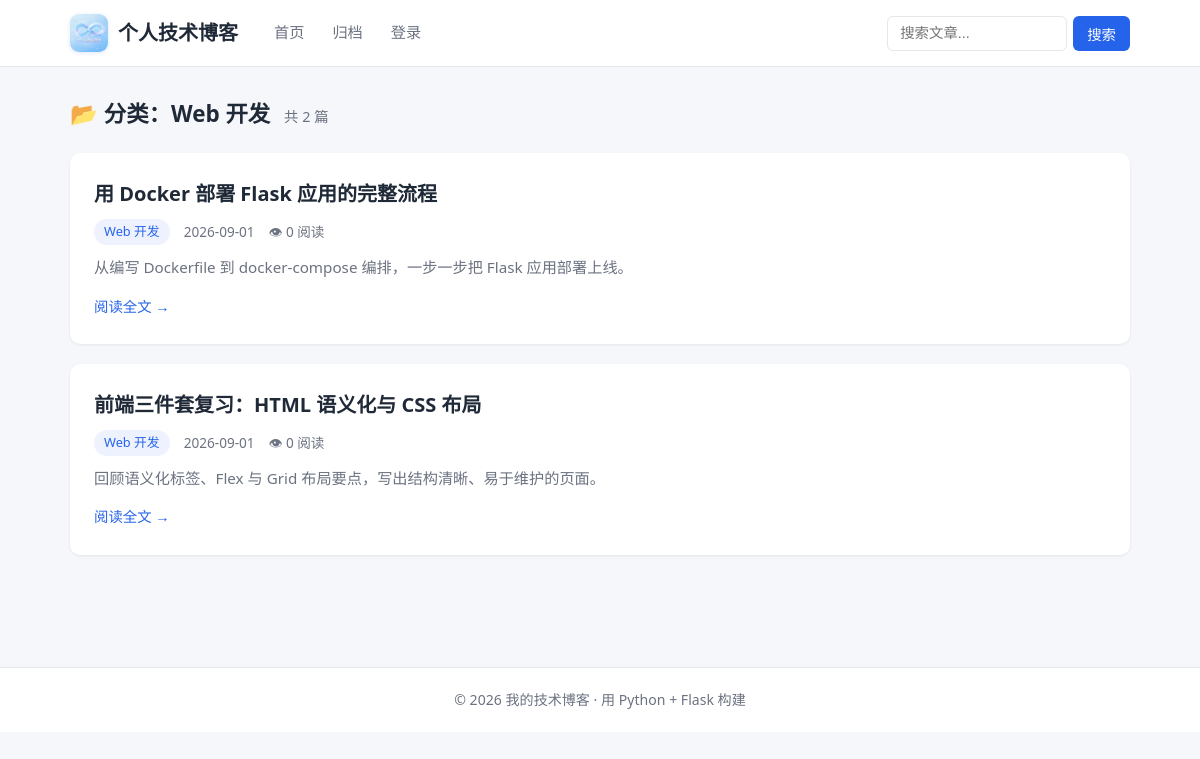
Page /category/2 on the committed database.
### tables this page shows
CREATE TABLE categories (
            id INTEGER PRIMARY KEY AUTOINCREMENT,
            name TEXT NOT NULL UNIQUE
        );

CREATE TABLE articles (
            id INTEGER PRIMARY KEY AUTOINCREMENT,
            title TEXT NOT NULL,
            summary TEXT DEFAULT '',
            content TEXT NOT NULL,
            category_id INTEGER,
            views INTEGER DEFAULT 0,
            created_at TEXT DEFAULT (datetime('now', 'localtime')),
            updated_at TEXT DEFAULT (datetime('now', 'localtime')),
            FOREIGN KEY (category_id) REFERENCES categories(id)
        );

### app.py (the view)
@app.route("/category/<int:category_id>")
def category(category_id):
    cat = query_one("SELECT * FROM categories WHERE id = ?", (category_id,))
    if cat is None:
        abort(404)
    page = request.args.get("page", 1, type=int)
    count_sql = "SELECT COUNT(*) FROM articles WHERE category_id = ?"
    list_sql = """SELECT a.*, c.name AS category_name FROM articles a
        LEFT JOIN categories c ON c.id = a.category_id
        WHERE a.category_id = ?
        ORDER BY a.created_at DESC, a.id DESC"""
    total = get_total_count(count_sql, (category_id,))
    items, page, pages = fetch_paginated_rows(list_sql, (category_id,), page, total)
    return render_template(
        "category.html", category=cat, articles=items, page=page, pages=pages, total=total
    )

### app.py (called while the page is built)
def get_db():
    if "db" not in g:
        g.db = init_db.create_connection(DB_PATH)
    return g.db

def query_all(sql, query_params=()):
    return get_db().execute(sql, query_params).fetchall()

def query_one(sql, query_params=()):
    return get_db().execute(sql, query_params).fetchone()

def get_categories():
    return query_all(
        """SELECT c.*, COUNT(a.id) AS article_count
           FROM categories c
           LEFT JOIN articles a ON a.category_id = c.id
           GROUP BY c.id ORDER BY c.name"""
    )

def get_popular_tags():
    return query_all(
        """SELECT t.*, COUNT(at.article_id) AS article_count
           FROM tags t
           JOIN article_tags at ON at.tag_id = t.id
           GROUP BY t.id ORDER BY article_count DESC, t.name LIMIT 12"""
    )

@app.context_processor
def inject_sidebar_data():
    return {"categories": get_categories(), "popular_tags": get_popular_tags()}

def get_total_count(count_sql, query_params=()):
    return query_one(count_sql, query_params)[0]

def fetch_paginated_rows(base_sql, query_params, page, total, per_page=POSTS_PER_PAGE):
    pages = max(1, (total + per_page - 1) // per_page)
    page = min(max(1, page), pages)
    sql = base_sql + " LIMIT ? OFFSET ?"
    items = query_all(
        sql, tuple(query_params) + (per_page, (page - 1) * per_page)
    )
    return items, page, pages

### init_db.py (called while the page is built)
def create_connection(db_path=None):
    if db_path is None:
        db_path = DB_PATH
    conn = sqlite3.connect(db_path)
    conn.row_factory = sqlite3.Row
    conn.execute("PRAGMA foreign_keys = ON")
    return conn

### templates/category.html (shortened to what this page needs)
{% extends "base.html" %}
{% from "_macros.html" import pagination, article_card %}
{% block content %}
<h1 class="page-title">📂 分类：{{ category.name }} <small>共 {{ total }} 篇</small></h1>
{% for article in articles %}
    {{ article_card(article) }}
{% else %}
    <div class="empty-state">该分类下暂无文章。</div>
{% endfor %}
{% endblock %}

### templates/_macros.html (shortened to what this page needs)
{% macro article_card(article) %}
<article class="article-card">
    <h2 class="card-title">
        <a href="{{ url_for('article_detail', article_id=article.id) }}">{{ article.title }}</a>
    </h2>
    <div class="card-meta">
        {% if article.category_name %}
            <a class="meta-tag category" href="{{ url_for('category', category_id=article.category_id) }}">{{ article.category_name }}</a>
        {% endif %}
        <span>{{ article.created_at[:10] }}</span>
        <span>👁 {{ article.views }} 阅读</span>
    </div>
    <p class="card-summary">{{ article.summary or (article.content[:120] ~ '...') }}</p>
    <a class="read-more" href="{{ url_for('article_detail', article_id=article.id) }}">阅读全文 →</a>
</article>
{% endmacro %}

### static/css/style.css (style rules this page uses)
:root { --primary: #2563eb; --primary-dark: #1d4ed8; --bg: #f5f7fa; --card: #ffffff; --text: #1f2937; --text-light: #6b7280; --border: #e5e7eb; --code-bg: #1e293b; --radius: 10px; --shadow: 0 1px 3px rgba(0, 0, 0, 0.08); }
* { margin: 0; padding: 0; box-sizing: border-box; }
body { font-family: "Segoe UI", "PingFang SC", "Microsoft YaHei", sans-serif; background: var(--bg); color: var(--text); line-height: 1.7; }
a { color: var(--primary); text-decoration: none; }
.article-card { background: var(--card); border-radius: var(--radius); padding: 24px; margin-bottom: 20px; box-shadow: var(--shadow); transition: transform 0.15s ease, box-shadow 0.15s ease; }
.card-title { font-size: 1.25rem; margin-bottom: 8px; }
.card-title a { color: var(--text); }
.card-meta { display: flex; gap: 14px; align-items: center; color: var(--text-light); font-size: 0.85rem; margin-bottom: 10px; flex-wrap: wrap; }
.meta-tag.category { background: #eef2ff; color: var(--primary); padding: 2px 10px; border-radius: 999px; font-size: 0.8rem; }
.card-summary { color: var(--text-light); font-size: 0.95rem; margin-bottom: 12px; }
.read-more { font-size: 0.9rem; font-weight: 500; }
.page-title { font-size: 1.4rem; margin-bottom: 20px; }
.page-title small { color: var(--text-light); font-size: 0.9rem; font-weight: 400; margin-left: 8px; }

### rows in the picture
categories: name "Web 开发"
articles: title "用 Docker 部署 Flask 应用的完整流程", category_name "Web 开发", created_at "2026-09-01", views "0", summary "从编写 Dockerfile 到 docker-compose 编排，一步一步把 Flask 应用部署上线。"
articles: title "前端三件套复习：HTML 语义化与 CSS 布局", category_name "Web 开发", created_at "2026-09-01", views "0", summary "回顾语义化标签、Flex 与 Grid 布局要点，写出结构清晰、易于维护的页面。"

### other values in the picture
{{ total }} "2"
